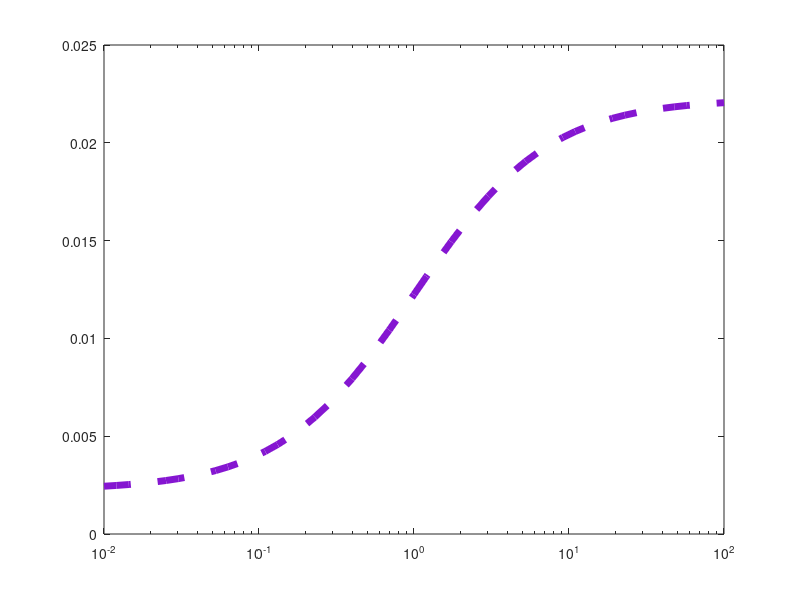

Write the MATLAB code that produced this figure. (Note: this script raises an error after producing the figure.)
close all;
clear all;
clc;

% Confinement figure 1, panel 3
%--------------------------------------------%

% define the Localized model equations
R_func = @(kp,kbi,kT,kL,kT_neg,kLT,kL_neg,kc,kc_neg,ki) kp ./(kbi + kT + kL - ((kT_neg.*kT)./(kT_neg+kLT)) + ((kL_neg .*(((kLT.*kT) ./ (kT_neg+kLT)) +kL) ./ (((kc.*kc_neg) ./ (kc_neg+ki)) -kL_neg - kc))));
T_func = @(R,kT,kT_neg,kLT) (kT.*R) ./ (kT_neg+kLT);
RL_func = @(R,kT,kT_neg, kLT,kL,kL_neg,ki,kc,kc_neg) -R.*(((kLT.*kT) ./ (kT_neg+kLT)) +kL)./ (((kc.*kc_neg) ./ (kc_neg+ki)) -kL_neg - kc);
Rc_func = @(kc,kc_neg,ki,RL) (kc.*RL) ./(kc_neg+ki);

clear kp kT kT_neg kc kc_neg ki kLT kL_neg kbi kL;

kp = 1;
kT = (1/30)/12;
kT_neg = 0.12*10; 
kc =  0.1;
kc_neg = 0.05;  
ki = 0.05;
kLT = logspace(-5,1,50); 
kL_neg = 0.05; 
kbi = 1*(3*10^-4); 
kL = 0.1*kLT;

kT0 = kT;
kT_neg0 = kT_neg;
kc0 = kc;
kc_neg0 = kc_neg;
ki0 = ki;
kL_neg0 = kL_neg;
kbi0 = kbi;


figure(1)

clear kLT kL;

kLT = 0.01;
kL = 0.1*kLT;

% clear kT
% kT = kT0*logspace(-2,2,51);
% 
% R = R_func(kp,kbi,kT,kL,kT_neg,kLT,kL_neg,kc,kc_neg,ki);
% T = T_func(R,kT,kT_neg,kLT);
% RL = RL_func(R,kT,kT_neg, kLT,kL,kL_neg,ki,kc,kc_neg);
% Rc = Rc_func(kc,kc_neg,ki,RL);
% 
% semilogx(kT/kT0,(T+Rc)./(R+T+RL+Rc),'--','color',[1 0.5 0],'linewidth',5);
% hold on
% 
% clear kT
% kT = kT0;
% 
% %
% 
% clear kT_neg
% kT_neg = kT_neg0*logspace(-2,2,51);
% R = R_func(kp,kbi,kT,kL,kT_neg,kLT,kL_neg,kc,kc_neg,ki);
% T = T_func(R,kT,kT_neg,kLT);
% RL = RL_func(R,kT,kT_neg, kLT,kL,kL_neg,ki,kc,kc_neg);
% Rc = Rc_func(kc,kc_neg,ki,RL);
% 
% semilogx(kT_neg/kT_neg0,(T+Rc)./(R+T+RL+Rc),'--','color',[0.5 0.5 0.5],'linewidth',5);
% 
% clear kT_neg
% kT_neg = kT_neg0;



clear kc
kc = kc0*logspace(-2,2,51);
R = R_func(kp,kbi,kT,kL,kT_neg,kLT,kL_neg,kc,kc_neg,ki);
T = T_func(R,kT,kT_neg,kLT);
RL = RL_func(R,kT,kT_neg, kLT,kL,kL_neg,ki,kc,kc_neg);
Rc = Rc_func(kc,kc_neg,ki,RL);

semilogx(kc/kc0,(T+Rc)./(R+T+RL+Rc),'--','color',[0.5210 0.0860 0.8190],'linewidth',5);
hold on

X1 = kc/kc0;
Y1 = (T+Rc)./(R+T+RL+Rc);
Localized_data1 = [X1(:), Y1(:)];
% Save as a tab-delimited text file with headers
header = {'kc/kc0', 'Confinement fraction'};
writetable(array2table(Localized_data1, 'VariableNames', header), 'kc.txt', 'Delimiter', '\t');


clear kc
kc = kc0;

%

clear kc_neg
kc_neg = kc_neg0*logspace(-2,2,51);
R = R_func(kp,kbi,kT,kL,kT_neg,kLT,kL_neg,kc,kc_neg,ki);
T = T_func(R,kT,kT_neg,kLT);
RL = RL_func(R,kT,kT_neg, kLT,kL,kL_neg,ki,kc,kc_neg);
Rc = Rc_func(kc,kc_neg,ki,RL);

semilogx(kc_neg/kc_neg0,(T+Rc)./(R+T+RL+Rc),'--','color',[0 0.5 0.],'linewidth',5);

X2 = kc_neg/kc_neg0;
Y2 = (T+Rc)./(R+T+RL+Rc);
Localized_data2 = [X2(:), Y2(:)];
% Save as a tab-delimited text file with headers
header = {'kc_neg/kc_neg0', 'Confinement fraction'};
writetable(array2table(Localized_data2, 'VariableNames', header), 'kc_neg.txt', 'Delimiter', '\t');


clear kc_neg
kc_neg = kc_neg0;

%

clear ki
ki = ki0*logspace(-2,2,51);
R = R_func(kp,kbi,kT,kL,kT_neg,kLT,kL_neg,kc,kc_neg,ki);
T = T_func(R,kT,kT_neg,kLT);
RL = RL_func(R,kT,kT_neg, kLT,kL,kL_neg,ki,kc,kc_neg);
Rc = Rc_func(kc,kc_neg,ki,RL);

semilogx(ki/ki0,(T+Rc)./(R+T+RL+Rc),'m--','linewidth',5);

X3 = ki/ki0;
Y3 = (T+Rc)./(R+T+RL+Rc);
Localized_data3 = [X3(:), Y3(:)];
% Save as a tab-delimited text file with headers
header = {'ki/ki0', 'Confinement fraction'};
writetable(array2table(Localized_data3, 'VariableNames', header), 'ki.txt', 'Delimiter', '\t');

clear ki
ki = ki0;

%

clear kL_neg
kL_neg = kL_neg0*logspace(-2,2,51);
R = R_func(kp,kbi,kT,kL,kT_neg,kLT,kL_neg,kc,kc_neg,ki);
T = T_func(R,kT,kT_neg,kLT);
RL = RL_func(R,kT,kT_neg, kLT,kL,kL_neg,ki,kc,kc_neg);
Rc = Rc_func(kc,kc_neg,ki,RL);

semilogx(kL_neg/kL_neg0,(T+Rc)./(R+T+RL+Rc),'--','color',[0, 0.8078, 0.8235],'linewidth',5);

X5 = kL_neg/kL_neg0;
Y5 = (T+Rc)./(R+T+RL+Rc);
Localized_data5 = [X5(:), Y5(:)];
% Save as a tab-delimited text file with headers
header = {'kL_neg/kL_neg0', 'Confinement fraction'};
writetable(array2table(Localized_data5, 'VariableNames', header), 'kL_neg.txt', 'Delimiter', '\t');


clear kL_neg
kL_neg = kL_neg0;

%

clear kbi
kbi = kbi0*logspace(-2,2,51);
R = R_func(kp,kbi,kT,kL,kT_neg,kLT,kL_neg,kc,kc_neg,ki);
T = T_func(R,kT,kT_neg,kLT);
RL = RL_func(R,kT,kT_neg, kLT,kL,kL_neg,ki,kc,kc_neg);
Rc = Rc_func(kc,kc_neg,ki,RL);

semilogx(kbi/kbi0,(T+Rc)./(R+T+RL+Rc),'--','color',[0.6 0.4 0.2],'linewidth',5);

X4 = kbi/kbi0;
Y4 = (T+Rc)./(R+T+RL+Rc);
Localized_data4 = [X4(:), Y4(:)];
% Save as a tab-delimited text file with headers
header = {'kbi/kbi0', 'Confinement fraction'};
writetable(array2table(Localized_data4, 'VariableNames', header), 'kbi.txt', 'Delimiter', '\t');


clear kbi
kbi = kbi0;

set(gca','fontsize',28)
xlabel('k/k_0','FontSize',30);
ylabel('Confined EGFR fraction','FontSize',30);
set(gcf,'Color','white')
axis tight
ylim([0 1])
xticks([10^-2 10^-1 10^0 10^1 10^2])

%legend('k_{+T}','k_{-T}','k_{+c}','k_{-c}',...
%    'k_{i}','k_{-L}','k_{bi}',orientation = 'horizontal',Fontsize = 16,location = 'north');

%legend('boxoff') 
box off

% Plot colours
% Default uniform params will be blue and default localized will be red
% kT = Orange [1 0.5 0]
% kT_neg = gray [0.5 0.5 0.5]
% kc = purple [0.5210 0.0860 0.8190]
% kc_neg = green [0 0.5 0] 
% kL_neg = cyan [0, 0.8078, 0.8235]
% ki = magenta
% kbi = brown



% Make additional text for legend
%annotation('textbox', [0.205 0.5 0.15 0.05], 'String', 'k_{+T}', 'Color',[1 0.5 0],...
%           'LineStyle', 'none','FontSize', 30);

% Make additional text for legend
%annotation('textbox', [0.205 0.5 0.15 0.05], 'String', 'k_{-T}', 'Color',[0.5 0.5 0.5],...
%           'LineStyle', 'none','FontSize', 30);

% annotation('textbox', [0.205 0.5 0.15 0.05], 'String', 'k_{+c}', 'Color',[0.5210 0.0860 0.8190],...
%            'LineStyle', 'none','FontSize', 20);
% 
% % Make additional text for legend
% annotation('textbox', [0.205 0.5 0.15 0.05], 'String', 'k_{-c} = k_{+c0}', 'Color',[0 0.5 0],...
%            'LineStyle', 'none','FontSize', 20);
% 
% annotation('textbox', [0.205 0.5 0.15 0.05], 'String', 'k_{-L}', 'Color',[0, 0.8078, 0.8235],...
%            'LineStyle', 'none','FontSize', 20);
% 
% % Make additional text for legend
% annotation('textbox', [0.205 0.5 0.15 0.05], 'String', 'k_{i}', 'Color','m',...
%            'LineStyle', 'none','FontSize', 20);
% 
% annotation('textbox', [0.205 0.5 0.15 0.05], 'String', 'k_{bi}', 'Color',[0.6 0.4 0.2],...
%            'LineStyle', 'none','FontSize', 20);


% % Line 1 (solid)
% % Making line
% annotation('line', [0.15 0.2], [0.85 0.85], 'LineWidth', 3, 'Color', 'k');
% % Making text
% annotation('textbox', [0.205 0.825 0.15 0.05], 'String', 'Uniform model', ...
%            'LineStyle', 'none', 'VerticalAlignment', 'middle','FontSize', 20);

% Line 2 (dashed)
% Making line
%annotation('line', [0.15 0.2], [0.8 0.8], 'LineWidth', 3, 'LineStyle', '--', 'Color', 'k');
% Making text
%annotation('textbox', [0.205 0.775 0.15 0.05], 'String', 'Localized model', ...
%           'LineStyle', 'none', 'VerticalAlignment', 'middle','FontSize', 30);
